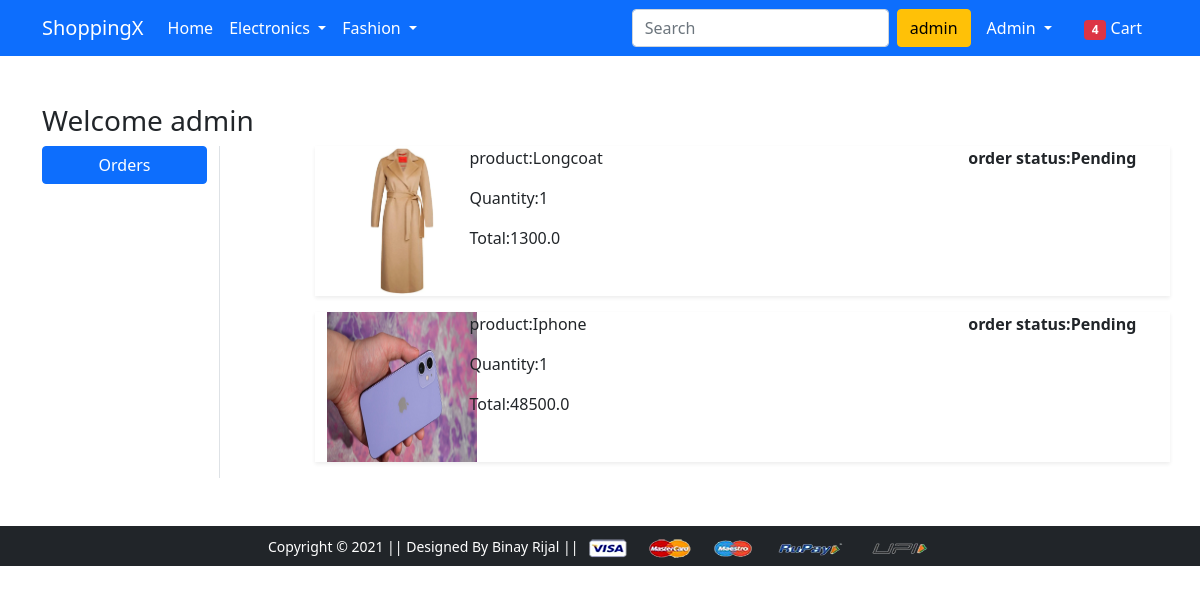
Screenshot of /orders/ (signed in) with the database file from the repository.
### app/models.py (models this page shows, shortened)
class OrderPlaced(models.Model):
    user=models.ForeignKey(User,on_delete=models.CASCADE)
    customer=models.ForeignKey(Customer,on_delete=models.CASCADE)
    product=models.ForeignKey(Product,on_delete=models.CASCADE)
    quantity=models.PositiveIntegerField(default=1)
    ordered_date=models.DateTimeField(auto_now_add=True)
    status=models.CharField(max_length=50,choices=STATUS_CHOICES,default='Pending')
    @property
    def total_amount(self):
        return self.quantity*self.product.lastprice

class Product(models.Model):
    title=models.CharField(max_length=100)
    selling_price=models.FloatField()
    discounted_price=models.FloatField()
    description=models.TextField()
    brand=models.CharField(max_length=50)
    category=models.CharField(choices=CATEGORY_CHOICES,max_length=2)
    product_image=models.ImageField(upload_to='productimg')
    @property
    def lastprice(self):
        return self.selling_price-self.discounted_price

### app/views.py (the view)
# urls.py: path('orders/', views.orders, name='orders'),
def orders(request):
 order=OrderPlaced.objects.filter(user=request.user)
 return render(request, 'app/orders.html',{
  'order':order,
 })

### app/templates/app/orders.html (shortened to what this page needs)
{% extends 'app/base.html' %}
{% load static %}
{% block main-content %}
<div class="container my-5">
 <div class="row">
 <h3>Welcome {{request.user}}</h3>
  <div class="col-sm-2 border-end">
   <ul class="list-unstyled">
    <li class="d-grid"><a href="{% url 'orders' %}" class="btn btn-primary">Orders</a></li>
   </ul>
  </div>
  <div class="col-sm-9 offset-sm-1">
  {%for orders in order%}
   <div class="row shadow-sm mb-3">
    <div class="col-sm-2">
      <img src="{{orders.product.product_image.url}}" alt="" srcset="" class="image-fluid" height="150" width="150">
    </div>
    <div class="col-sm-7">
     <p>product:{{orders.product.title}}</p>
     <p>Quantity:{{orders.quantity}}</p>
     <p>Total:{{orders.total_amount}}</p>
    </div>
    <div class="col-sm-3 fw-bold">
        <p>order status:{{orders.status}} </p>
    </div>
   </div>
  {%endfor%}
  </div>
 </div>
</div>
{% endblock main-content %}

### app/templates/app/base.html (shortened to what this page needs)
<!doctype html>
{% load static %}
<html lang="en">
  <head>
    <link href="https://cdn.jsdelivr.net/npm/bootstrap@5.0.0-beta1/dist/css/bootstrap.min.css" rel="stylesheet">
    <link rel="stylesheet" href="{% static 'app/css/owl.carousel.min.css' %}">
    <link rel="stylesheet" href="{% static 'app/css/all.min.css' %}">
    <link rel="stylesheet" href="{% static 'app/css/style.css' %}">
  </head>
  <body>
    <nav class="navbar navbar-expand-lg navbar-dark bg-primary">
     <div class="container">
       <a class="navbar-brand" href="/">ShoppingX</a>
       <div class="collapse navbar-collapse" id="navbarSupportedContent">
         <ul class="navbar-nav me-auto mb-2 mb-lg-0">
           <li class="nav-item">
             <a class="nav-link active" aria-current="page" href="/">Home</a>
           </li>
           <li class="nav-item dropdown">
             <a class="nav-link dropdown-toggle text-white" href="#" id="electronicsDropdown" role="button" data-bs-toggle="dropdown" aria-expanded="false">
               Electronics
             </a>
           </li>
           <li class="nav-item dropdown">
             <a class="nav-link dropdown-toggle text-white" href="#" id="fashionDropdown" role="button" data-bs-toggle="dropdown" aria-expanded="false">
               Fashion
             </a>
           </li>
         </ul>
         <form class="d-flex">
           <input class="form-control me-2" type="search" placeholder="Search" aria-label="Search">
           <button class="btn btn-warning" type="submit">{{request.user.username}}</button>
         </form>
         <div>
          <ul class="navbar-nav me-auto mb-2 mb-lg-0">
            {%if request.user.is_authenticated%}
            <li class="nav-item dropdown mx-2">
              <a class="nav-link dropdown-toggle text-white" href="#" id="profileDropdown" role="button" data-bs-toggle="dropdown" aria-expanded="false">
                {{request.user.username|capfirst}}
              </a>
            </li>
            <li class="nav-item mx-2">
             <a href="{% url 'showcart' %}" class="nav-link text-white"><span class="badge bg-danger">4</span> Cart </a>
            </li>
            {%endif%}
          </ul>
         </div>
       </div>
     </div>
    </nav>
    {% block main-content %} {% endblock main-content %}
    <footer class="container-fluid bg-dark text-center p-2 mt-5">
        <small class="text-white">Copyright &copy; 2021 || Designed By Binay Rijal || </small>
        <img src="{% static 'app/images/payment.png' %}" alt="" srcset="" class="img-fluid" height="2px">
    </footer>
  </body>
</html>

### rows the page displays
OrderPlaced: product.product_image (picture), product "Longcoat", quantity "1", total_amount "1300.0", status "Pending"
OrderPlaced: product.product_image (picture), product "Iphone", quantity "1", total_amount "48500.0", status "Pending"

### other values shown
{{ request.user.username }} "admin"
{{ request.user.username|capfirst }} "Admin"
{{ request.user }} "admin"
